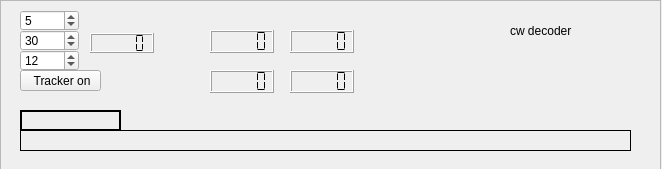
<?xml version="1.0" encoding="UTF-8"?>
<ui version="4.0">
 <class>Form</class>
 <widget class="QWidget" name="Form">
  <property name="geometry">
   <rect>
    <x>0</x>
    <y>0</y>
    <width>662</width>
    <height>169</height>
   </rect>
  </property>
  <property name="windowTitle">
   <string>Form</string>
  </property>
  <widget class="QFrame" name="frame">
   <property name="geometry">
    <rect>
     <x>0</x>
     <y>0</y>
     <width>661</width>
     <height>171</height>
    </rect>
   </property>
   <property name="frameShape">
    <enum>QFrame::StyledPanel</enum>
   </property>
   <property name="frameShadow">
    <enum>QFrame::Raised</enum>
   </property>
   <widget class="QLabel" name="cwCharbox">
    <property name="geometry">
     <rect>
      <x>20</x>
      <y>110</y>
      <width>101</width>
      <height>21</height>
     </rect>
    </property>
    <property name="frameShape">
     <enum>QFrame::Box</enum>
    </property>
    <property name="lineWidth">
     <number>2</number>
    </property>
    <property name="text">
     <string/>
    </property>
   </widget>
   <widget class="QLabel" name="cwTextbox">
    <property name="geometry">
     <rect>
      <x>20</x>
      <y>130</y>
      <width>611</width>
      <height>21</height>
     </rect>
    </property>
    <property name="frameShape">
     <enum>QFrame::Box</enum>
    </property>
    <property name="text">
     <string/>
    </property>
   </widget>
   <widget class="QSpinBox" name="SquelchLevel">
    <property name="geometry">
     <rect>
      <x>20</x>
      <y>10</y>
      <width>59</width>
      <height>21</height>
     </rect>
    </property>
    <property name="value">
     <number>5</number>
    </property>
   </widget>
   <widget class="QSpinBox" name="WPM">
    <property name="geometry">
     <rect>
      <x>20</x>
      <y>30</y>
      <width>59</width>
      <height>21</height>
     </rect>
    </property>
    <property name="value">
     <number>30</number>
    </property>
   </widget>
   <widget class="QSpinBox" name="FilterDegree">
    <property name="geometry">
     <rect>
      <x>20</x>
      <y>50</y>
      <width>59</width>
      <height>21</height>
     </rect>
    </property>
    <property name="value">
     <number>12</number>
    </property>
   </widget>
   <widget class="QLCDNumber" name="actualWPM">
    <property name="geometry">
     <rect>
      <x>90</x>
      <y>33</y>
      <width>64</width>
      <height>20</height>
     </rect>
    </property>
    <property name="segmentStyle">
     <enum>QLCDNumber::Flat</enum>
    </property>
   </widget>
   <widget class="QLabel" name="label">
    <property name="geometry">
     <rect>
      <x>510</x>
      <y>20</y>
      <width>91</width>
      <height>21</height>
     </rect>
    </property>
    <property name="text">
     <string>cw decoder</string>
    </property>
   </widget>
   <widget class="QPushButton" name="Tracker">
    <property name="geometry">
     <rect>
      <x>20</x>
      <y>70</y>
      <width>81</width>
      <height>21</height>
     </rect>
    </property>
    <property name="text">
     <string> Tracker on</string>
    </property>
   </widget>
   <widget class="QLCDNumber" name="noiseLeveldisplay">
    <property name="geometry">
     <rect>
      <x>210</x>
      <y>70</y>
      <width>64</width>
      <height>23</height>
     </rect>
    </property>
    <property name="segmentStyle">
     <enum>QLCDNumber::Flat</enum>
    </property>
   </widget>
   <widget class="QLCDNumber" name="agcPeakdisplay">
    <property name="geometry">
     <rect>
      <x>290</x>
      <y>70</y>
      <width>64</width>
      <height>23</height>
     </rect>
    </property>
    <property name="segmentStyle">
     <enum>QLCDNumber::Flat</enum>
    </property>
   </widget>
   <widget class="QLCDNumber" name="spaceLengthdisplay">
    <property name="geometry">
     <rect>
      <x>210</x>
      <y>30</y>
      <width>64</width>
      <height>23</height>
     </rect>
    </property>
    <property name="segmentStyle">
     <enum>QLCDNumber::Flat</enum>
    </property>
   </widget>
   <widget class="QLCDNumber" name="dotLengthdisplay">
    <property name="geometry">
     <rect>
      <x>290</x>
      <y>30</y>
      <width>64</width>
      <height>23</height>
     </rect>
    </property>
    <property name="segmentStyle">
     <enum>QLCDNumber::Flat</enum>
    </property>
   </widget>
  </widget>
 </widget>
 <resources/>
 <connections/>
</ui>
